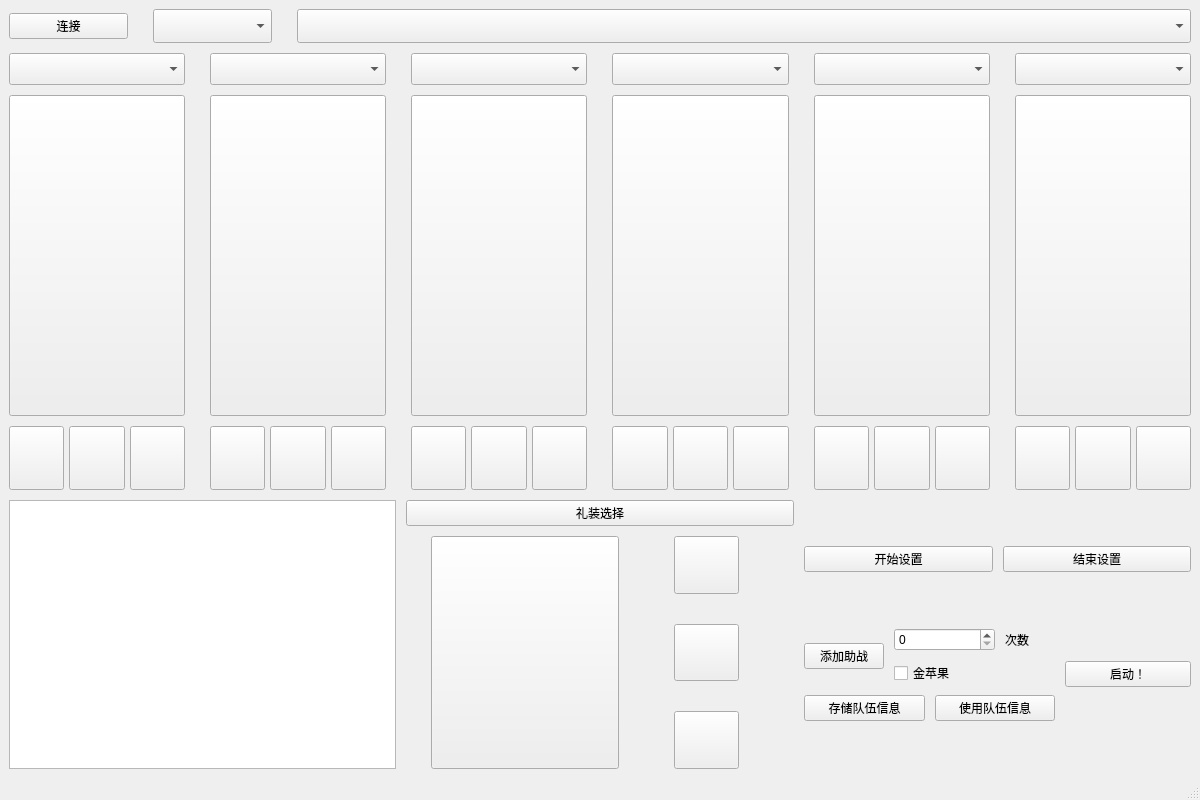
<?xml version="1.0" encoding="UTF-8"?>
<ui version="4.0">
 <class>MainWindow</class>
 <widget class="QMainWindow" name="MainWindow">
  <property name="geometry">
   <rect>
    <x>0</x>
    <y>0</y>
    <width>1200</width>
    <height>800</height>
   </rect>
  </property>
  <property name="sizePolicy">
   <sizepolicy hsizetype="Preferred" vsizetype="Preferred">
    <horstretch>0</horstretch>
    <verstretch>0</verstretch>
   </sizepolicy>
  </property>
  <property name="minimumSize">
   <size>
    <width>600</width>
    <height>400</height>
   </size>
  </property>
  <property name="maximumSize">
   <size>
    <width>1200</width>
    <height>800</height>
   </size>
  </property>
  <property name="windowTitle">
   <string>MainWindow</string>
  </property>
  <widget class="QWidget" name="centralwidget">
   <property name="sizePolicy">
    <sizepolicy hsizetype="Preferred" vsizetype="Preferred">
     <horstretch>0</horstretch>
     <verstretch>0</verstretch>
    </sizepolicy>
   </property>
   <layout class="QHBoxLayout" name="horizontalLayout_22">
    <item>
     <layout class="QVBoxLayout" name="verticalLayout_8" stretch="1,13,8">
      <property name="spacing">
       <number>10</number>
      </property>
      <item>
       <layout class="QHBoxLayout" name="horizontalLayout_18" stretch="2,2,15">
        <property name="spacing">
         <number>25</number>
        </property>
        <item>
         <widget class="QPushButton" name="connect">
          <property name="text">
           <string>连接</string>
          </property>
         </widget>
        </item>
        <item>
         <widget class="QComboBox" name="undecide1">
          <property name="minimumSize">
           <size>
            <width>0</width>
            <height>0</height>
           </size>
          </property>
          <property name="maximumSize">
           <size>
            <width>100000</width>
            <height>100000</height>
           </size>
          </property>
         </widget>
        </item>
        <item>
         <widget class="QComboBox" name="port">
          <property name="minimumSize">
           <size>
            <width>0</width>
            <height>0</height>
           </size>
          </property>
          <property name="maximumSize">
           <size>
            <width>10000</width>
            <height>10000</height>
           </size>
          </property>
         </widget>
        </item>
       </layout>
      </item>
      <item>
       <layout class="QVBoxLayout" name="verticalLayout_7" stretch="1,10,2">
        <item>
         <layout class="QHBoxLayout" name="horizontalLayout_19">
          <property name="spacing">
           <number>25</number>
          </property>
          <item>
           <widget class="QComboBox" name="servant_list1">
            <property name="minimumSize">
             <size>
              <width>0</width>
              <height>0</height>
             </size>
            </property>
            <property name="maximumSize">
             <size>
              <width>100000</width>
              <height>100000</height>
             </size>
            </property>
           </widget>
          </item>
          <item>
           <widget class="QComboBox" name="servant_list2">
            <property name="minimumSize">
             <size>
              <width>0</width>
              <height>0</height>
             </size>
            </property>
            <property name="maximumSize">
             <size>
              <width>100000</width>
              <height>100000</height>
             </size>
            </property>
           </widget>
          </item>
          <item>
           <widget class="QComboBox" name="servant_list3">
            <property name="minimumSize">
             <size>
              <width>0</width>
              <height>0</height>
             </size>
            </property>
            <property name="maximumSize">
             <size>
              <width>100000</width>
              <height>100000</height>
             </size>
            </property>
           </widget>
          </item>
          <item>
           <widget class="QComboBox" name="servant_list4">
            <property name="minimumSize">
             <size>
              <width>0</width>
              <height>0</height>
             </size>
            </property>
            <property name="maximumSize">
             <size>
              <width>100000</width>
              <height>100000</height>
             </size>
            </property>
           </widget>
          </item>
          <item>
           <widget class="QComboBox" name="servant_list5">
            <property name="minimumSize">
             <size>
              <width>0</width>
              <height>0</height>
             </size>
            </property>
            <property name="maximumSize">
             <size>
              <width>100000</width>
              <height>100000</height>
             </size>
            </property>
           </widget>
          </item>
          <item>
           <widget class="QComboBox" name="servant_list2_4">
            <property name="minimumSize">
             <size>
              <width>0</width>
              <height>0</height>
             </size>
            </property>
            <property name="maximumSize">
             <size>
              <width>100000</width>
              <height>100000</height>
             </size>
            </property>
           </widget>
          </item>
         </layout>
        </item>
        <item>
         <layout class="QHBoxLayout" name="horizontalLayout_20">
          <property name="spacing">
           <number>25</number>
          </property>
          <item>
           <widget class="QPushButton" name="pushButton_2">
            <property name="sizePolicy">
             <sizepolicy hsizetype="Expanding" vsizetype="MinimumExpanding">
              <horstretch>0</horstretch>
              <verstretch>0</verstretch>
             </sizepolicy>
            </property>
            <property name="minimumSize">
             <size>
              <width>0</width>
              <height>0</height>
             </size>
            </property>
            <property name="text">
             <string/>
            </property>
           </widget>
          </item>
          <item>
           <widget class="QPushButton" name="pushButton">
            <property name="sizePolicy">
             <sizepolicy hsizetype="Expanding" vsizetype="MinimumExpanding">
              <horstretch>0</horstretch>
              <verstretch>0</verstretch>
             </sizepolicy>
            </property>
            <property name="minimumSize">
             <size>
              <width>0</width>
              <height>0</height>
             </size>
            </property>
            <property name="text">
             <string/>
            </property>
           </widget>
          </item>
          <item>
           <widget class="QPushButton" name="pushButton_3">
            <property name="sizePolicy">
             <sizepolicy hsizetype="Expanding" vsizetype="MinimumExpanding">
              <horstretch>0</horstretch>
              <verstretch>0</verstretch>
             </sizepolicy>
            </property>
            <property name="minimumSize">
             <size>
              <width>0</width>
              <height>0</height>
             </size>
            </property>
            <property name="text">
             <string/>
            </property>
           </widget>
          </item>
          <item>
           <widget class="QPushButton" name="pushButton_4">
            <property name="sizePolicy">
             <sizepolicy hsizetype="Expanding" vsizetype="MinimumExpanding">
              <horstretch>0</horstretch>
              <verstretch>0</verstretch>
             </sizepolicy>
            </property>
            <property name="minimumSize">
             <size>
              <width>0</width>
              <height>0</height>
             </size>
            </property>
            <property name="text">
             <string/>
            </property>
           </widget>
          </item>
          <item>
           <widget class="QPushButton" name="pushButton_5">
            <property name="sizePolicy">
             <sizepolicy hsizetype="Expanding" vsizetype="MinimumExpanding">
              <horstretch>0</horstretch>
              <verstretch>0</verstretch>
             </sizepolicy>
            </property>
            <property name="minimumSize">
             <size>
              <width>0</width>
              <height>0</height>
             </size>
            </property>
            <property name="text">
             <string/>
            </property>
           </widget>
          </item>
          <item>
           <widget class="QPushButton" name="pushButton_6">
            <property name="sizePolicy">
             <sizepolicy hsizetype="Expanding" vsizetype="MinimumExpanding">
              <horstretch>0</horstretch>
              <verstretch>0</verstretch>
             </sizepolicy>
            </property>
            <property name="minimumSize">
             <size>
              <width>0</width>
              <height>0</height>
             </size>
            </property>
            <property name="text">
             <string/>
            </property>
           </widget>
          </item>
         </layout>
        </item>
        <item>
         <layout class="QHBoxLayout" name="horizontalLayout_21">
          <property name="spacing">
           <number>25</number>
          </property>
          <item>
           <layout class="QHBoxLayout" name="horizontalLayout" stretch="1,1,1">
            <property name="spacing">
             <number>5</number>
            </property>
            <property name="sizeConstraint">
             <enum>QLayout::SetDefaultConstraint</enum>
            </property>
            <property name="leftMargin">
             <number>0</number>
            </property>
            <property name="topMargin">
             <number>0</number>
            </property>
            <item>
             <widget class="QPushButton" name="pushButton_39">
              <property name="sizePolicy">
               <sizepolicy hsizetype="Expanding" vsizetype="Expanding">
                <horstretch>0</horstretch>
                <verstretch>0</verstretch>
               </sizepolicy>
              </property>
              <property name="text">
               <string/>
              </property>
             </widget>
            </item>
            <item>
             <widget class="QPushButton" name="pushButton_44">
              <property name="sizePolicy">
               <sizepolicy hsizetype="Expanding" vsizetype="Expanding">
                <horstretch>0</horstretch>
                <verstretch>0</verstretch>
               </sizepolicy>
              </property>
              <property name="text">
               <string/>
              </property>
             </widget>
            </item>
            <item>
             <widget class="QPushButton" name="pushButton_45">
              <property name="sizePolicy">
               <sizepolicy hsizetype="Expanding" vsizetype="Expanding">
                <horstretch>0</horstretch>
                <verstretch>0</verstretch>
               </sizepolicy>
              </property>
              <property name="text">
               <string/>
              </property>
             </widget>
            </item>
           </layout>
          </item>
          <item>
           <layout class="QHBoxLayout" name="horizontalLayout_9" stretch="1,1,1">
            <property name="spacing">
             <number>5</number>
            </property>
            <property name="sizeConstraint">
             <enum>QLayout::SetDefaultConstraint</enum>
            </property>
            <property name="leftMargin">
             <number>0</number>
            </property>
            <property name="topMargin">
             <number>0</number>
            </property>
            <item>
             <widget class="QPushButton" name="pushButton_46">
              <property name="sizePolicy">
               <sizepolicy hsizetype="Expanding" vsizetype="Expanding">
                <horstretch>0</horstretch>
                <verstretch>0</verstretch>
               </sizepolicy>
              </property>
              <property name="text">
               <string/>
              </property>
             </widget>
            </item>
            <item>
             <widget class="QPushButton" name="pushButton_47">
              <property name="sizePolicy">
               <sizepolicy hsizetype="Expanding" vsizetype="Expanding">
                <horstretch>0</horstretch>
                <verstretch>0</verstretch>
               </sizepolicy>
              </property>
              <property name="text">
               <string/>
              </property>
             </widget>
            </item>
            <item>
             <widget class="QPushButton" name="pushButton_48">
              <property name="sizePolicy">
               <sizepolicy hsizetype="Expanding" vsizetype="Expanding">
                <horstretch>0</horstretch>
                <verstretch>0</verstretch>
               </sizepolicy>
              </property>
              <property name="text">
               <string/>
              </property>
             </widget>
            </item>
           </layout>
          </item>
          <item>
           <layout class="QHBoxLayout" name="horizontalLayout_11" stretch="1,1,1">
            <property name="spacing">
             <number>5</number>
            </property>
            <property name="sizeConstraint">
             <enum>QLayout::SetDefaultConstraint</enum>
            </property>
            <property name="leftMargin">
             <number>0</number>
            </property>
            <property name="topMargin">
             <number>0</number>
            </property>
            <item>
             <widget class="QPushButton" name="pushButton_52">
              <property name="sizePolicy">
               <sizepolicy hsizetype="Expanding" vsizetype="Expanding">
                <horstretch>0</horstretch>
                <verstretch>0</verstretch>
               </sizepolicy>
              </property>
              <property name="text">
               <string/>
              </property>
             </widget>
            </item>
            <item>
             <widget class="QPushButton" name="pushButton_53">
              <property name="sizePolicy">
               <sizepolicy hsizetype="Expanding" vsizetype="Expanding">
                <horstretch>0</horstretch>
                <verstretch>0</verstretch>
               </sizepolicy>
              </property>
              <property name="text">
               <string/>
              </property>
             </widget>
            </item>
            <item>
             <widget class="QPushButton" name="pushButton_54">
              <property name="sizePolicy">
               <sizepolicy hsizetype="Expanding" vsizetype="Expanding">
                <horstretch>0</horstretch>
                <verstretch>0</verstretch>
               </sizepolicy>
              </property>
              <property name="text">
               <string/>
              </property>
             </widget>
            </item>
           </layout>
          </item>
          <item>
           <layout class="QHBoxLayout" name="horizontalLayout_10" stretch="1,1,1">
            <property name="spacing">
             <number>5</number>
            </property>
            <property name="sizeConstraint">
             <enum>QLayout::SetDefaultConstraint</enum>
            </property>
            <property name="leftMargin">
             <number>0</number>
            </property>
            <property name="topMargin">
             <number>0</number>
            </property>
            <item>
             <widget class="QPushButton" name="pushButton_49">
              <property name="sizePolicy">
               <sizepolicy hsizetype="Expanding" vsizetype="Expanding">
                <horstretch>0</horstretch>
                <verstretch>0</verstretch>
               </sizepolicy>
              </property>
              <property name="text">
               <string/>
              </property>
             </widget>
            </item>
            <item>
             <widget class="QPushButton" name="pushButton_50">
              <property name="sizePolicy">
               <sizepolicy hsizetype="Expanding" vsizetype="Expanding">
                <horstretch>0</horstretch>
                <verstretch>0</verstretch>
               </sizepolicy>
              </property>
              <property name="text">
               <string/>
              </property>
             </widget>
            </item>
            <item>
             <widget class="QPushButton" name="pushButton_51">
              <property name="sizePolicy">
               <sizepolicy hsizetype="Expanding" vsizetype="Expanding">
                <horstretch>0</horstretch>
                <verstretch>0</verstretch>
               </sizepolicy>
              </property>
              <property name="text">
               <string/>
              </property>
             </widget>
            </item>
           </layout>
          </item>
          <item>
           <layout class="QHBoxLayout" name="horizontalLayout_16" stretch="1,1,1">
            <property name="spacing">
             <number>5</number>
            </property>
            <property name="sizeConstraint">
             <enum>QLayout::SetDefaultConstraint</enum>
            </property>
            <property name="leftMargin">
             <number>0</number>
            </property>
            <property name="topMargin">
             <number>0</number>
            </property>
            <item>
             <widget class="QPushButton" name="pushButton_67">
              <property name="sizePolicy">
               <sizepolicy hsizetype="Expanding" vsizetype="Expanding">
                <horstretch>0</horstretch>
                <verstretch>0</verstretch>
               </sizepolicy>
              </property>
              <property name="text">
               <string/>
              </property>
             </widget>
            </item>
            <item>
             <widget class="QPushButton" name="pushButton_68">
              <property name="sizePolicy">
               <sizepolicy hsizetype="Expanding" vsizetype="Expanding">
                <horstretch>0</horstretch>
                <verstretch>0</verstretch>
               </sizepolicy>
              </property>
              <property name="text">
               <string/>
              </property>
             </widget>
            </item>
            <item>
             <widget class="QPushButton" name="pushButton_69">
              <property name="sizePolicy">
               <sizepolicy hsizetype="Expanding" vsizetype="Expanding">
                <horstretch>0</horstretch>
                <verstretch>0</verstretch>
               </sizepolicy>
              </property>
              <property name="text">
               <string/>
              </property>
             </widget>
            </item>
           </layout>
          </item>
          <item>
           <layout class="QHBoxLayout" name="horizontalLayout_17" stretch="1,1,1">
            <property name="spacing">
             <number>5</number>
            </property>
            <property name="sizeConstraint">
             <enum>QLayout::SetDefaultConstraint</enum>
            </property>
            <property name="leftMargin">
             <number>0</number>
            </property>
            <property name="topMargin">
             <number>0</number>
            </property>
            <item>
             <widget class="QPushButton" name="pushButton_70">
              <property name="sizePolicy">
               <sizepolicy hsizetype="Expanding" vsizetype="Expanding">
                <horstretch>0</horstretch>
                <verstretch>0</verstretch>
               </sizepolicy>
              </property>
              <property name="text">
               <string/>
              </property>
             </widget>
            </item>
            <item>
             <widget class="QPushButton" name="pushButton_71">
              <property name="sizePolicy">
               <sizepolicy hsizetype="Expanding" vsizetype="Expanding">
                <horstretch>0</horstretch>
                <verstretch>0</verstretch>
               </sizepolicy>
              </property>
              <property name="text">
               <string/>
              </property>
             </widget>
            </item>
            <item>
             <widget class="QPushButton" name="pushButton_72">
              <property name="sizePolicy">
               <sizepolicy hsizetype="Expanding" vsizetype="Expanding">
                <horstretch>0</horstretch>
                <verstretch>0</verstretch>
               </sizepolicy>
              </property>
              <property name="text">
               <string/>
              </property>
             </widget>
            </item>
           </layout>
          </item>
         </layout>
        </item>
       </layout>
      </item>
      <item>
       <layout class="QHBoxLayout" name="horizontalLayout_8">
        <item>
         <widget class="QPlainTextEdit" name="output">
          <property name="minimumSize">
           <size>
            <width>0</width>
            <height>0</height>
           </size>
          </property>
          <property name="maximumSize">
           <size>
            <width>1000000</width>
            <height>100000</height>
           </size>
          </property>
         </widget>
        </item>
        <item>
         <layout class="QVBoxLayout" name="verticalLayout_5">
          <item>
           <widget class="QPushButton" name="pushButton_34">
            <property name="text">
             <string>礼装选择</string>
            </property>
           </widget>
          </item>
          <item>
           <layout class="QHBoxLayout" name="horizontalLayout_7" stretch="3,2">
            <property name="spacing">
             <number>25</number>
            </property>
            <property name="leftMargin">
             <number>25</number>
            </property>
            <property name="rightMargin">
             <number>25</number>
            </property>
            <item>
             <widget class="QPushButton" name="pushButton_28">
              <property name="sizePolicy">
               <sizepolicy hsizetype="Expanding" vsizetype="Expanding">
                <horstretch>0</horstretch>
                <verstretch>0</verstretch>
               </sizepolicy>
              </property>
              <property name="text">
               <string/>
              </property>
             </widget>
            </item>
            <item>
             <layout class="QVBoxLayout" name="verticalLayout_4">
              <property name="spacing">
               <number>30</number>
              </property>
              <property name="leftMargin">
               <number>30</number>
              </property>
              <property name="rightMargin">
               <number>30</number>
              </property>
              <item>
               <widget class="QPushButton" name="pushButton_25">
                <property name="sizePolicy">
                 <sizepolicy hsizetype="Expanding" vsizetype="Expanding">
                  <horstretch>0</horstretch>
                  <verstretch>0</verstretch>
                 </sizepolicy>
                </property>
                <property name="text">
                 <string/>
                </property>
               </widget>
              </item>
              <item>
               <widget class="QPushButton" name="pushButton_26">
                <property name="sizePolicy">
                 <sizepolicy hsizetype="Expanding" vsizetype="Expanding">
                  <horstretch>0</horstretch>
                  <verstretch>0</verstretch>
                 </sizepolicy>
                </property>
                <property name="text">
                 <string/>
                </property>
               </widget>
              </item>
              <item>
               <widget class="QPushButton" name="pushButton_27">
                <property name="sizePolicy">
                 <sizepolicy hsizetype="Expanding" vsizetype="Expanding">
                  <horstretch>0</horstretch>
                  <verstretch>0</verstretch>
                 </sizepolicy>
                </property>
                <property name="text">
                 <string/>
                </property>
               </widget>
              </item>
             </layout>
            </item>
           </layout>
          </item>
         </layout>
        </item>
        <item>
         <layout class="QVBoxLayout" name="verticalLayout_3" stretch="1,2">
          <item>
           <layout class="QHBoxLayout" name="horizontalLayout_2">
            <item>
             <widget class="QPushButton" name="pushButton_29">
              <property name="text">
               <string>开始设置</string>
              </property>
             </widget>
            </item>
            <item>
             <widget class="QPushButton" name="pushButton_30">
              <property name="text">
               <string>结束设置</string>
              </property>
             </widget>
            </item>
           </layout>
          </item>
          <item>
           <layout class="QHBoxLayout" name="horizontalLayout_6" stretch="2,1">
            <item>
             <layout class="QVBoxLayout" name="verticalLayout_2">
              <item>
               <layout class="QHBoxLayout" name="horizontalLayout_4">
                <item>
                 <widget class="QPushButton" name="pushButton_43">
                  <property name="text">
                   <string>添加助战</string>
                  </property>
                 </widget>
                </item>
                <item>
                 <layout class="QVBoxLayout" name="verticalLayout">
                  <item>
                   <layout class="QHBoxLayout" name="horizontalLayout_3" stretch="2,1">
                    <item>
                     <widget class="QSpinBox" name="spinBox"/>
                    </item>
                    <item>
                     <widget class="QLabel" name="label">
                      <property name="text">
                       <string>次数</string>
                      </property>
                     </widget>
                    </item>
                   </layout>
                  </item>
                  <item>
                   <widget class="QCheckBox" name="checkBox">
                    <property name="layoutDirection">
                     <enum>Qt::LeftToRight</enum>
                    </property>
                    <property name="text">
                     <string>金苹果</string>
                    </property>
                   </widget>
                  </item>
                 </layout>
                </item>
               </layout>
              </item>
              <item>
               <layout class="QHBoxLayout" name="horizontalLayout_5">
                <item>
                 <widget class="QPushButton" name="pushButton_37">
                  <property name="text">
                   <string>存储队伍信息</string>
                  </property>
                 </widget>
                </item>
                <item>
                 <widget class="QPushButton" name="pushButton_38">
                  <property name="text">
                   <string>使用队伍信息</string>
                  </property>
                 </widget>
                </item>
               </layout>
              </item>
             </layout>
            </item>
            <item>
             <widget class="QPushButton" name="pushButton_32">
              <property name="text">
               <string>启动！</string>
              </property>
             </widget>
            </item>
           </layout>
          </item>
         </layout>
        </item>
       </layout>
      </item>
     </layout>
    </item>
   </layout>
  </widget>
  <widget class="QMenuBar" name="menubar">
   <property name="geometry">
    <rect>
     <x>0</x>
     <y>0</y>
     <width>1200</width>
     <height>26</height>
    </rect>
   </property>
  </widget>
  <widget class="QStatusBar" name="statusbar"/>
 </widget>
 <resources/>
 <connections/>
</ui>
